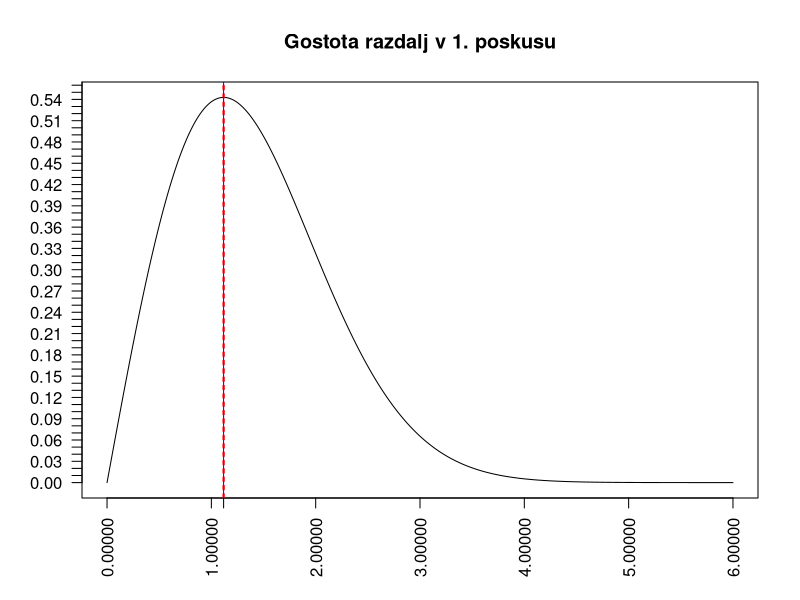
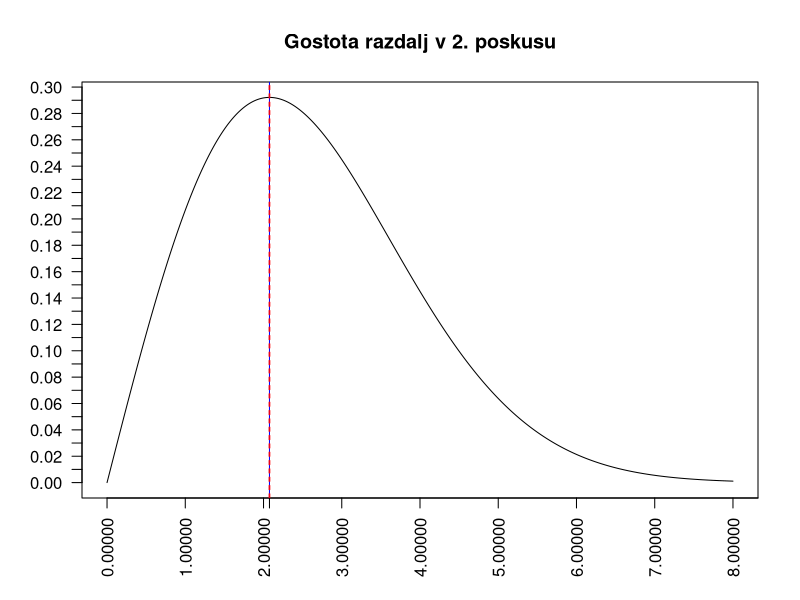
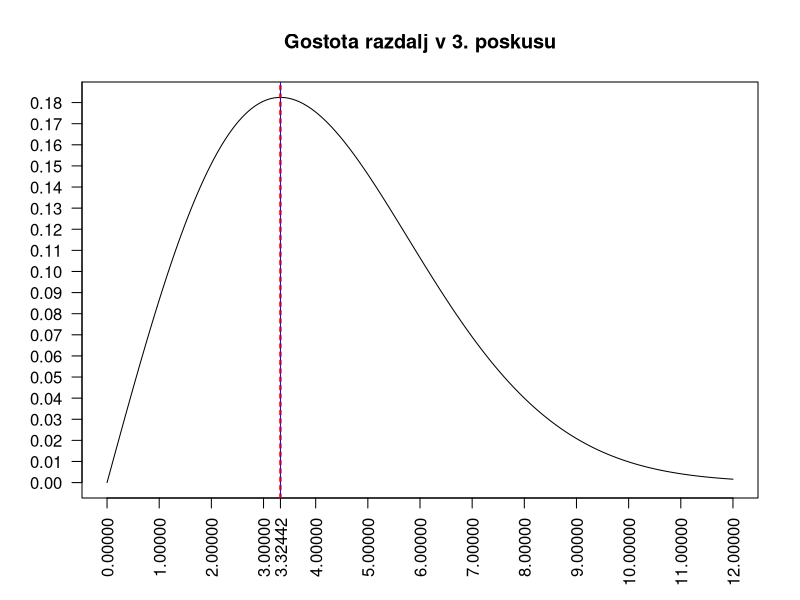
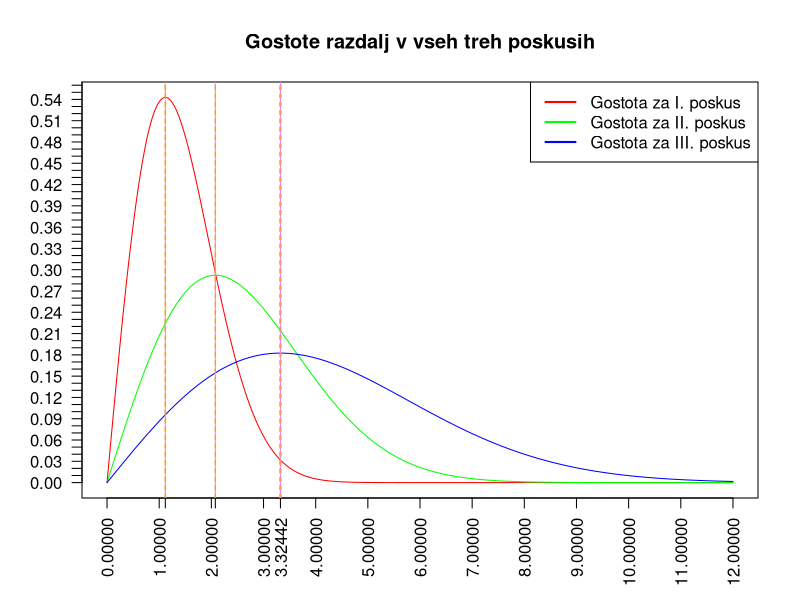

Here is the R script that generated these plots, in order:
#Nastavimo mesto datoteke (Po potrebi spremenite na mesto, kamor ste shranili datoteke)
#Npr. setwd("C:/Users/Uporabnik/Documents/GitHub/STAT")

#Naložimo podatke eksperimentov
kratki <- read.csv("Kromatin_kratki.csv")
srednji <- read.csv("Kromatin_srednji.csv")
dolgi <- read.csv("Kromatin_dolgi.csv")

#Za cenilko, ki smo jo pridobili po metodi največjega verjetja, izračunamo
#numerične približke

#Prvi eksperiment
n1 <- nrow(kratki)
x1 <- kratki[, 1]
t1 <- sqrt(sum(x1^2)/(2*n1))

SE1 <- t1*sqrt(1 - (gamma(n1 + 0.5)/(sqrt(n1)*gamma(n1)))^2) / sqrt(n1)

#Drugi eksperiment
n2 <- nrow(srednji)
x2 <- srednji[, 1]
t2 <- sqrt(sum(x2^2)/(2*n2))

# SE2 <- t2*sqrt(1 - (gamma(n2 + 0.5)/(sqrt(n2)*gamma(n2)))^2)/sqrt(n2)
#Pri izračunu gamma(n2) nam R vrne Inf (neskončno). Posledično, nam za SE2 vrne
#vrednost NaN. Zaradi tega bomo tukaj vstavili drugod izračunano vrednost.
#Spletna stran wolframalpha nam vrne numerični rezultat
SE2 <- 0.06589590 /sqrt(n2)

#Tretji eksperiment
n3 <- nrow(dolgi)
x3 <- dolgi[, 1]
t3 <- sqrt(sum(x3^2)/(2*n3))

SE3 <- t3*sqrt(1 - (gamma(n3 + 0.5)/(sqrt(n3)*gamma(n3)))^2)/sqrt(n3)


#Zapišimo ocenjene gostote porazdelitve

gostota <- function(y, t) {
# y je vektor razdalj, t skalarni parameter
	if(t != 0) {
		b <- rep(0, length(y))
		for (i in 1:length(y)){
			if(y[i] >0){
				b[i] <- y[i]/(t)^2 * exp(- (y[i]^2) / (2*(t)^2))
			}
			else {
				b[i] <- 0
			}
		}
	}
	return(b)
}

gost1 <- function(r) {
	gostota(r, t1)
}

gost2 <- function(r) {
	gostota(r, t2)
}

gost3 <- function(r) {
	gostota(r, t3)
}

#Za vsak eksperiment še narišemo gostoto porazdelitve

xk <- sort(c(seq(0, 6, 0.001), t1-SE1, t1, t1+SE1))
xs <- sort(c(seq(0, 8, 0.001), t2-SE2, t2, t2+SE2))
xd <- sort(c(seq(0, 12, 0.001), t3-SE3, t3, t3+SE3))

xa <- sort(c(xd, t1-SE1, t1, t1+SE1, t2-SE2, t2, t2+SE2))

#par(mfrow=c(2, 2))

plot(xk, gost1(xk), type="l", main="Gostota razdalj v 1. poskusu", xaxt= "n", yaxt = "n", xlab = "", ylab="")
axis(1, at = sort(c(seq(0, 6, 1), round(t1, 5))), las=2)
axis(2, at = seq(0, 0.6, 0.01), las=2)
abline(v = t1, col = "blue")
abline(v = t1-SE1, col = "red", lty = 2, lwd=1)
abline(v = t1+SE1, col = "red", lty = 2, lwd=1)

plot(xs, gost2(xs), type="l", main="Gostota razdalj v 2. poskusu", xaxt= "n", yaxt = "n", xlab = "", ylab="")
axis(1, at = sort(c(seq(0, 10, 1), round(t2, 5))), las=2)
axis(2, at = seq(0, 0.3, 0.01), las=2)
abline(v = t2, col = "blue")
abline(v = t2-SE2, col = "red", lty = 2, lwd=1)
abline(v = t2+SE2, col = "red", lty = 2, lwd=1)

plot(xd, gost3(xd), type="l", main="Gostota razdalj v 3. poskusu", xaxt = "n", yaxt = "n", xlab = "", ylab="")
axis(1, at = sort(c(seq(0, 12, 1), round(t3, 5))), las=2)
axis(2, at = seq(0, 0.2, 0.01), las=2)
abline(v = t3, col = "blue")
abline(v = t3-SE3, col = "red", lty = 2, lwd=1)
abline(v = t3+SE3, col = "red", lty = 2, lwd=1)

plot(xa, gost1(xa), type="l", main="Gostote razdalj v vseh treh poskusih", xaxt= "n", yaxt = "n", xlab = "", ylab="", col="red")
axis(1, at = sort(c(seq(0, 12, 1), round(t1, 5), round(t2, 5), round(t3, 5))), las=2)
axis(2, at = seq(0, 0.6, 0.01), las=2)

lines(xa, gost2(xa), type="l", col="green")
lines(xa, gost3(xa), type="l", col="blue")

abline(v = t1, col = "violet")
abline(v = t1-SE1, col = "orange", lty = 2, lwd=1)
abline(v = t1+SE1, col = "orange", lty = 2, lwd=1)

abline(v = t2, col = "violet")
abline(v = t2-SE2, col = "orange", lty = 2, lwd=1)
abline(v = t2+SE2, col = "orange", lty = 2, lwd=1)

abline(v = t3, col = "violet")
abline(v = t3-SE3, col = "orange", lty = 2, lwd=1)
abline(v = t3+SE3, col = "orange", lty = 2, lwd=1)

legend(x="topright", legend=c("Gostota za I. poskus", "Gostota za II. poskus", "Gostota za III. poskus"), col = c("red", "green", "blue"), lwd=2)

cat("Približek za theta v prvem eksperimentu je", t1, ".")
cat("Standardna napaka v njem pa znaša",SE1, ".")

cat("Približek za theta v drugem eksperimentu je", t2, ".")
cat("Standardna napaka v njem znaša", SE2, ".")

cat("Približek za theta v tretjem eksperimentu je", t3, ".")
cat("Standardna napaka v njem znaša ", SE3, ".")
